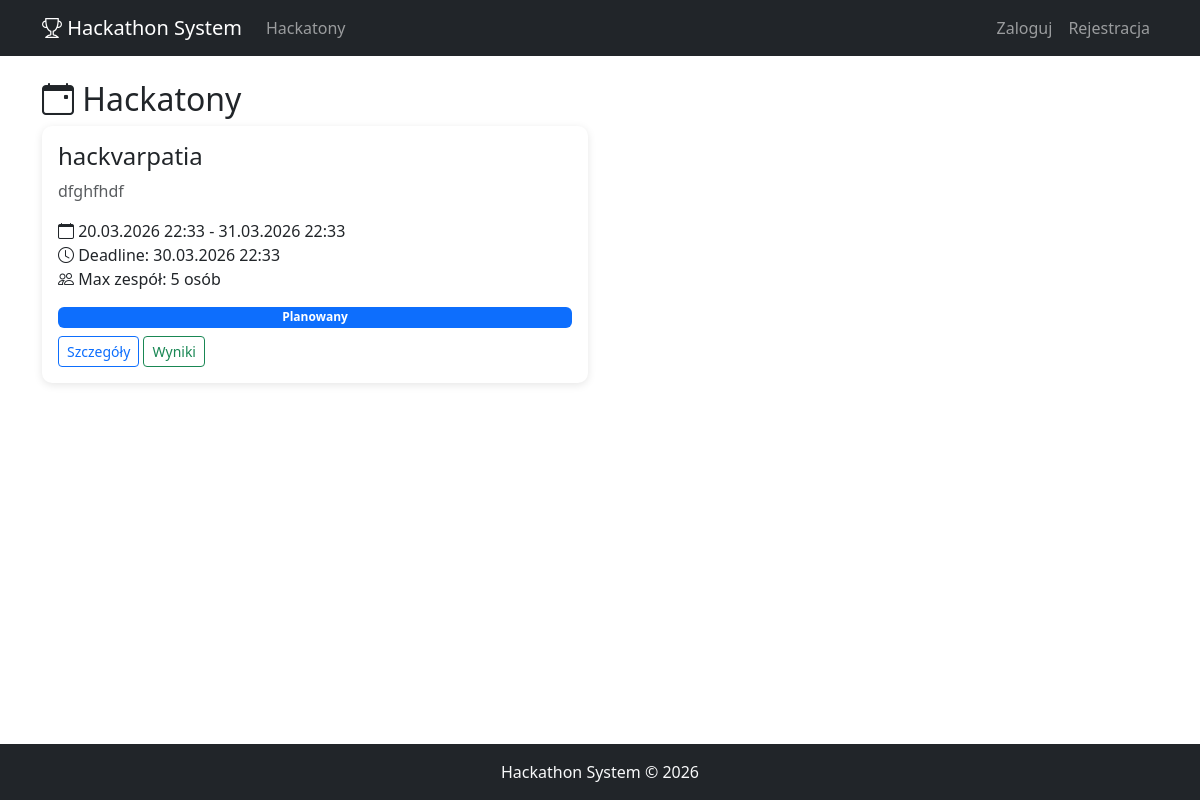
The page /hackathon/ on the database its author committed.
### hackathon/models.py (models this page shows, shortened)
class Hackathon(models.Model):
    STATUS_CHOICES = [
        ('planned', 'Planowany'),
        ('active', 'Aktywny'),
        ('judging', 'Ocenianie'),
        ('finished', 'Zakończony'),
    ]
    name = models.CharField(max_length=200, verbose_name='Nazwa')
    description = models.TextField(verbose_name='Opis')
    date_start = models.DateTimeField(verbose_name='Data rozpoczęcia')
    date_end = models.DateTimeField(verbose_name='Data zakończenia')
    submit_deadline = models.DateTimeField(verbose_name='Deadline oddania projektów')
    status = models.CharField(max_length=20, choices=STATUS_CHOICES, default='planned', verbose_name='Status')
    max_team_size = models.PositiveIntegerField(default=5, verbose_name='Max wielkość zespołu')
    created_at = models.DateTimeField(auto_now_add=True)
    class Meta:
        ordering = ['-date_start']

### hackathon/views.py (the view)
# urls.py: path('', views.hackathon_list, name='list'),
def hackathon_list(request):
    hackathons = Hackathon.objects.all()
    return render(request, 'hackathon/list.html', {'hackathons': hackathons})

### hackathon/templates/hackathon/list.html (shortened to what this page needs)
{% extends 'base.html' %}
{% block content %}
<h2><i class="bi bi-calendar-event"></i> Hackatony</h2>
<div class="row">
    {% for h in hackathons %}
        <div class="col-md-6 mb-3">
            <div class="card p-3">
                <h4>{{ h.name }}</h4>
                <p class="text-muted">{{ h.description|truncatewords:30 }}</p>
                <p>
                    <i class="bi bi-calendar"></i> {{ h.date_start|date:"d.m.Y H:i" }} - {{ h.date_end|date:"d.m.Y H:i" }}<br>
                    <i class="bi bi-clock"></i> Deadline: {{ h.submit_deadline|date:"d.m.Y H:i" }}<br>
                    <i class="bi bi-people"></i> Max zespół: {{ h.max_team_size }} osób
                </p>
                <span class="badge bg-primary mb-2">{{ h.get_status_display }}</span>
                <div>
                    <a href="{% url 'hackathon:detail' h.pk %}" class="btn btn-outline-primary btn-sm">Szczegóły</a>
                    <a href="{% url 'judging:results' h.pk %}" class="btn btn-outline-success btn-sm">Wyniki</a>
                </div>
            </div>
        </div>
    {% empty %}
        <p class="text-muted">Brak hackatonów.</p>
    {% endfor %}
</div>
{% endblock %}

### static/css/style.css (style rules this page uses)
body { min-height: 100vh; display: flex; flex-direction: column; }
.card { box-shadow: 0 2px 8px rgba(0,0,0,0.1); border: none; border-radius: 10px; transition: transform 0.2s; }
.badge { font-size: 0.75em; }

### rows shown on the page
Hackathon: name "hackvarpatia", description "dfghfhdf", date_start "20.03.2026 22:33", date_end "31.03.2026 22:33", submit_deadline "30.03.2026 22:33", max_team_size "5", status "Planowany"
